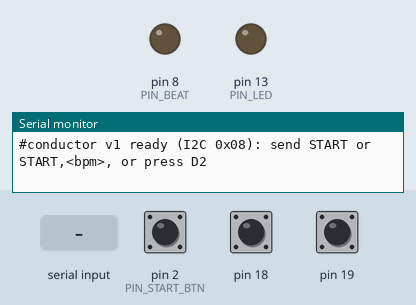
This sketch was run on a simulated Arduino Uno, built with avr-gcc and run on an emulated ATmega328P. On the bench: output pins drawn as LEDs (lit = HIGH), the last lines printed to the serial monitor. Dashed ring = blinking. The inputs (shaded band) are chosen by the test bench; at power-on: pin 2 (PIN_START_BTN) HIGH, pin 18 HIGH, pin 19 HIGH.

Above: at 1.2 s.
1.3 s: pin 2 (PIN_START_BTN) pulled LOW for 0.15 s
At 1.9 s:
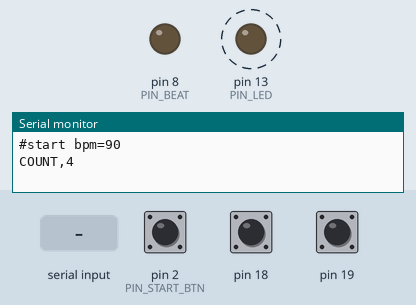
4.9 s: "STOP\n" received over Serial
At 4.9 s:
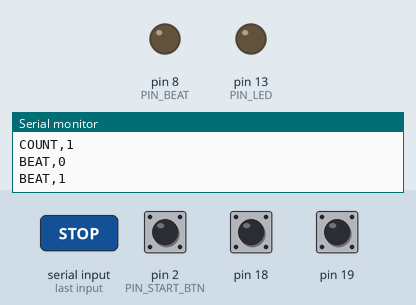
9.4 s: "START\n" received over Serial
At 12.7 s:
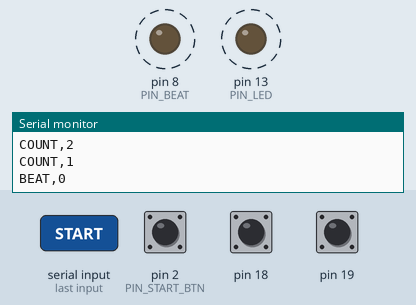
Timing chart, 0 to 20.9 s (numbered marks = the images above; inputs shaded):
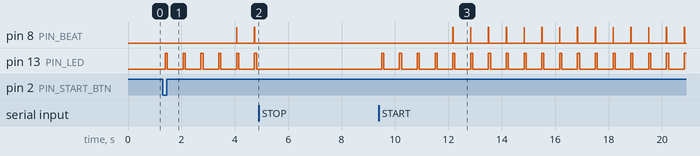

Measured:
- after the input at 1.3 s, pin 8 (PIN_BEAT): alternates HIGH for 0.01 s and LOW for 0.66 s, starting after 2.8 s; pin 13 (PIN_LED): alternates HIGH for 0.08 s and LOW for 0.59 s, starting after 0.10 s
- after the input at 4.9 s, pin 8 (PIN_BEAT), pin 13 (PIN_LED): stops changing and stays LOW
- after the input at 9.4 s, pin 8 (PIN_BEAT): alternates HIGH for 0.01 s and LOW for 0.66 s, starting after 2.8 s; pin 13 (PIN_LED): alternates HIGH for 0.08 s and LOW for 0.59 s, starting after 0.10 s

The sketch:

conductor.ino
```cpp
/*
 * conductor.ino — Uno 지휘자 v1 (센서 악기 합주)  — v0 + I2C로 세 보드 줄 받기 + 간단 채점
 *
 * v1에서 바뀐 것 (11/22, USB 허브 없이 Uno 하나만 노트북에 꽂는 구조)
 *   - Uno = I2C 슬레이브 0x08. 세 STM32가 I2C 마스터로 게임 줄(W,ON,MI,72,21,+12 등)을 보낸다
 *   - 받은 줄을 그대로 USB 시리얼로 넘긴다 → 게임은 Uno 포트 하나만 연다
 *   - 곡이 끝나면 악기별로 받은 줄을 세어 #EVAL 줄로 낸다 (Uno가 연주를 평가)
 *   - 배선: A4(SDA)·A5(SCL) ↔ 세 보드 D14(PB9)·D15(PB8), 4.7kΩ 풀업 두 개를 5V로, GND 공통
 *   - 박자 펄스(D8)·START·COUNT·BEAT·END는 v0 그대로
 *
 * 하는 일
 *   - 박자 펄스: D8에서 박마다 10ms HIGH. 관악기·하프·드럼 STM32가 EXTI(올라가는 순간)로 받는다.
 *   - 시리얼(115200bps, USB)로 PC 리듬게임에 BEAT,<박번호>를 보낸다.
 *
 * 흐름
 *   PC가 "START" 또는 "START,<bpm>" 한 줄을 보냄 (또는 D2 버튼, 또는 AUTO_START_MS)
 *     -> COUNT,4 COUNT,3 COUNT,2 COUNT,1   (카운트 4박: 시리얼만, 펄스 없음)
 *     -> BEAT,0 ... BEAT,63                (16마디 x 4박: 펄스 + 시리얼)
 *     -> END
 *   "STOP" 한 줄이면 바로 멈추고 END,STOP.
 *
 * 카운트에 펄스를 내지 않는 이유
 *   STM32 쪽은 "2초 넘게 쉬었다 오는 첫 펄스 = 0번 박"으로 박 번호를 센다(관악기 v2 기준).
 *   카운트에도 펄스를 내면 카운트 첫 박이 0번이 되어 박 번호가 4개씩 밀린다.
 *   같은 이유로 BEAT,0 직전에는 펄스가 QUIET_MS 이상 없도록 시작을 미룬다.
 *
 * 아직 안 하는 것 (연결 구조가 정해지면 추가)
 *   - I2C로 세 보드의 연주 기록 모으기, Uno에서 채점·점수 표시
 *   지금은 각 보드가 자기 USB 시리얼로 PC에 직접 보내는 구조(허브)에서 바로 쓸 수 있다.
 *
 * 배선
 *   D8 -> 각 STM32 박자 입력 핀 (관악기는 PB5).  Uno는 5V라서 STM32 쪽에 1kΩ+2kΩ 분압 권장.
 *   GND는 모든 보드 공통.
 *   D2 (선택) -- 버튼 -- GND   : 누르면 시작 (내부 풀업 사용)
 *
 * 시리얼 형식은 docs/serial-protocol.md. '#'으로 시작하는 줄은 사람이 읽는 메모(게임은 무시).
 */

#include <Wire.h>

/* ===== 바꿀 수 있는 값 ===== */
const uint8_t  I2C_ADDR       = 0x08;  // STM32 쪽 LINK_I2C_ADDR와 같게
const uint8_t  PIN_BEAT       = 8;     // 박자 펄스 출력
const uint8_t  PIN_LED        = 13;    // 보드 LED: 박마다 깜빡
const uint8_t  PIN_START_BTN  = 2;     // 시작 버튼 (GND로 누름)
const bool     USE_START_BTN  = true;

const uint16_t BPM_DEFAULT    = 90;    // 게임 기본 템포와 같게
const uint16_t BPM_MIN        = 60;
const uint16_t BPM_MAX        = 140;
const uint8_t  COUNT_IN       = 4;     // 카운트 박 수
const uint8_t  SONG_BEATS     = 64;    // 나비야 16마디 x 4박
const uint16_t PULSE_MS       = 10;    // 펄스 폭
const uint16_t LED_MS         = 80;    // LED 켜진 시간 (눈에 보이게)
const uint16_t QUIET_MS       = 2200;  // BEAT,0 직전에 펄스가 없어야 하는 시간 (STM32 기준 2초 + 여유)
const uint32_t AUTO_START_MS  = 0;     // 0이 아니면 리셋 후 이 시간 뒤 자동 시작 (게임 없이 시험할 때, 예: 3000)

/* ===== 상태 ===== */
enum State { IDLE, COUNTING, PLAYING };
State    state = IDLE;
uint16_t bpm = BPM_DEFAULT;
uint32_t periodUs;          // 한 박 길이
uint32_t t0Us;              // 카운트 첫 박 시각. k번째 박 = t0Us + k * periodUs (오차가 쌓이지 않게)
uint8_t  stepIdx;           // 0..COUNT_IN-1 = 카운트, 그 뒤 = 곡 박

bool     pulseHigh = false;
uint32_t pulseOnUs;
bool     ledOn = false;
uint32_t ledOnMs;
bool     everPulsed = false;
uint32_t lastPulseMs;

char     lineBuf[24];
uint32_t endedMs = 0;
bool     evalPending = false;
uint8_t  lineLen = 0;
bool     autoStarted = false;
bool     btnPrev = true;
uint32_t btnChangeMs = 0;

/* ===== I2C로 받은 줄 (수신 인터럽트 → 고리 버퍼 → loop에서 USB로) ===== */
const uint8_t  RX_LINES = 12;
const uint8_t  RX_LEN   = 32;          // Wire 버퍼와 같은 크기
volatile char    rxBuf[RX_LINES][RX_LEN + 1];
volatile uint8_t rxLen[RX_LINES];
volatile uint8_t rxHead = 0, rxTail = 0;   // head = 넣을 칸, tail = 꺼낼 칸
volatile uint16_t rxDrop = 0;
volatile uint16_t rxCount = 0, rxW = 0, rxH = 0, rxD = 0;   // 진단: 받은 줄 수(악기별은 #S·연주 줄의 첫 글자로)

// 진단: SDA(A4=PC4)·SCL(A5=PC5) 선이 바뀐 횟수. 누가 I2C로 보내려고 시도라도 하는지 본다.
// 핀 변화 인터럽트(PCINT12·13). 연주 중에는 꺼서 박자 타이밍에 영향 없게.
volatile uint16_t sclEdges = 0, sdaEdges = 0;
volatile uint8_t  pcLast = 0;
ISR(PCINT1_vect)
{
  uint8_t p = PINC, ch = p ^ pcLast;
  pcLast = p;
  if (ch & _BV(5)) sclEdges++;
  if (ch & _BV(4)) sdaEdges++;
}
const bool EDGE_DIAG = false;   // true: 선 변화 횟수 진단(sclEdge/sdaEdge). 엣지마다 인터럽트가 걸려 Uno가 바빠지므로 평소엔 끔
void edgeWatch(bool on)
{
  if (on && EDGE_DIAG) { pcLast = PINC; PCMSK1 |= _BV(PCINT12) | _BV(PCINT13); PCICR |= _BV(PCIE1); }
  else    { PCMSK1 &= ~(_BV(PCINT12) | _BV(PCINT13)); }
}

void onI2cReceive(int n)               // TWI 인터럽트 안: 복사만 하고 바로 끝
{
  uint8_t next = (rxHead + 1) % RX_LINES;
  if (next == rxTail) { rxDrop++; while (Wire.available()) Wire.read(); return; }
  uint8_t k = 0;
  while (Wire.available()) {
    char c = (char)Wire.read();
    if (k < RX_LEN && c != '\r' && c != '\n') rxBuf[rxHead][k++] = c;
  }
  if (k == 0) return;
  rxBuf[rxHead][k] = '\0';
  rxLen[rxHead] = k;
  rxCount++;
  char c0 = rxBuf[rxHead][0] == '#' && k > 3 ? rxBuf[rxHead][3] : rxBuf[rxHead][0];   // "#S,W,..." → W
  if (c0 == 'W') rxW++; else if (c0 == 'H') rxH++; else if (c0 == 'D') rxD++;
  rxHead = next;
  (void)n;
}

/* ===== Uno 채점: 악기별로 박마다 첫 ON 줄만 세서 P/G/B, 안 온 박은 M (채보 노트 수 기준 근사) ===== */
const uint8_t  N_INST = 3;
const char     INST_CH[N_INST]    = {'W', 'H', 'D'};
const uint8_t  CHART_NOTES[N_INST] = {54, 32, 63};          // 나비야 채보 (게임과 같음)
const int16_t  WIN_P[N_INST] = {100, 50, 50}, WIN_G[N_INST] = {200, 120, 120}, WIN_B[N_INST] = {400, 250, 250};
uint16_t evalP[N_INST], evalG[N_INST], evalB[N_INST], evalX[N_INST];
uint32_t seenLo[N_INST], seenHi[N_INST];                    // 0~63번 박 중 이미 센 박
char     modeLabel[8] = "?";

void evalReset()
{
  for (uint8_t i = 0; i < N_INST; i++) { evalP[i] = evalG[i] = evalB[i] = evalX[i] = 0; seenLo[i] = seenHi[i] = 0; }
}

void evalLine(const char *s, uint8_t len)
{
  if (len >= 8 && !strncmp(s, "MODE,DMA_", 9)) { strncpy(modeLabel, s + 9, sizeof(modeLabel) - 1); modeLabel[sizeof(modeLabel) - 1] = 0; return; }
  int8_t inst = -1;
  for (uint8_t i = 0; i < N_INST; i++) if (s[0] == INST_CH[i]) inst = i;
  if (inst < 0 || len < 12 || strncmp(s + 1, ",ON,", 4) != 0) return;
  // 악기,ON,음,세기,박,오차[,등급] → 쉼표 위치로 박과 오차 꺼내기
  const char *f[7]; uint8_t nf = 0; f[nf++] = s;
  for (uint8_t i = 0; i < len && nf < 7; i++) if (s[i] == ',') f[nf++] = s + i + 1;
  if (nf < 6) return;
  int beat = atoi(f[4]);
  int off  = atoi(f[5][0] == '+' ? f[5] + 1 : f[5]);
  if (beat < 0 || beat > 63) return;
  uint32_t bit = 1UL << (beat & 31);
  uint32_t *seen = beat < 32 ? &seenLo[inst] : &seenHi[inst];
  int a = off < 0 ? -off : off;
  if ((*seen & bit) || a > WIN_B[inst]) { evalX[inst]++; return; }   // 같은 박 두 번째·너무 멂 = 헛음
  *seen |= bit;
  if (a <= WIN_P[inst]) evalP[inst]++; else if (a <= WIN_G[inst]) evalG[inst]++; else evalB[inst]++;
}

void evalPrint()
{
  for (uint8_t i = 0; i < N_INST; i++) {
    uint16_t hit = evalP[i] + evalG[i] + evalB[i];
    uint16_t miss = CHART_NOTES[i] > hit ? CHART_NOTES[i] - hit : 0;
    Serial.print(F("#EVAL,")); Serial.print(INST_CH[i]); Serial.print(','); Serial.print(modeLabel);
    Serial.print(F(",P=")); Serial.print(evalP[i]); Serial.print(F(",G=")); Serial.print(evalG[i]);
    Serial.print(F(",B=")); Serial.print(evalB[i]); Serial.print(F(",M=")); Serial.print(miss);
    Serial.print(F(",X=")); Serial.println(evalX[i]);
  }
  if (rxDrop) { Serial.print(F("#EVAL,rxDrop=")); Serial.println(rxDrop); }
}

void forwardLines()                    // 박자 출력이 밀리지 않게, USB 송신 버퍼에 여유가 있을 때만 한 줄씩
{
  while (rxTail != rxHead) {
    uint8_t len = rxLen[rxTail];
    if (Serial.availableForWrite() < len + 1 + 16) return;   // BEAT 줄 자리 16바이트는 남겨 둠
    char line[RX_LEN + 1];
    noInterrupts();
    for (uint8_t i = 0; i <= len; i++) line[i] = rxBuf[rxTail][i];
    interrupts();
    rxTail = (rxTail + 1) % RX_LINES;
    Serial.write((const uint8_t *)line, len);
    Serial.write('\n');
    if (state != IDLE || evalPending || line[0] == 'M') evalLine(line, len);   // 연주 중·끝난 직후 줄만 채점 (MODE는 언제든)
  }
}

/* ===== 시작 / 멈춤 ===== */
void startSong(uint16_t newBpm)
{
  if (state != IDLE) {
    Serial.println(F("#busy: STOP first"));
    return;
  }
  if (newBpm < BPM_MIN) newBpm = BPM_MIN;
  if (newBpm > BPM_MAX) newBpm = BPM_MAX;
  bpm = newBpm;
  periodUs = 60000000UL / bpm;

  // BEAT,0 직전 QUIET_MS 동안 펄스가 없도록, 필요하면 카운트 시작을 미룬다
  uint32_t countMs = (uint32_t)COUNT_IN * (periodUs / 1000UL);
  uint32_t waitMs = 100;  // 첫 카운트는 0.1초 뒤
  if (everPulsed) {
    uint32_t since = millis() - lastPulseMs;
    if (since + waitMs + countMs < QUIET_MS) waitMs = QUIET_MS - since - countMs;
  }

  t0Us = micros() + waitMs * 1000UL;
  stepIdx = 0;
  state = COUNTING;
  evalReset();
  edgeWatch(false);
  Serial.print(F("#start bpm="));
  Serial.println(bpm);
}

void stopSong(bool byUser)
{
  state = IDLE;
  digitalWrite(PIN_BEAT, LOW);
  pulseHigh = false;
  Serial.println(byUser ? F("END,STOP") : F("END"));
  endedMs = millis();
  evalPending = true;
  edgeWatch(true);                  // 마지막 박 뒤 늦게 오는 줄(최대 반 박 + 전송)을 기다렸다가 출력
}

/* ===== 박 하나 처리 ===== */
void onStep()
{
  if (stepIdx < COUNT_IN) {
    // 카운트: 시리얼만
    Serial.print(F("COUNT,"));
    Serial.println(COUNT_IN - stepIdx);
  } else {
    // 곡 박: 펄스 먼저, 그다음 시리얼 (펄스 시각이 기준)
    uint8_t beat = stepIdx - COUNT_IN;
    digitalWrite(PIN_BEAT, HIGH);
    pulseHigh = true;
    pulseOnUs = micros();
    everPulsed = true;
    lastPulseMs = millis();
    Serial.print(F("BEAT,"));
    Serial.println(beat);
  }
  digitalWrite(PIN_LED, HIGH);
  ledOn = true;
  ledOnMs = millis();

  stepIdx++;
  if (stepIdx == COUNT_IN) state = PLAYING;
}

/* ===== PC에서 온 한 줄 ===== */
void handleLine(char *s)
{
  for (char *p = s; *p; p++) if (*p >= 'a' && *p <= 'z') *p -= 32;  // 대문자로

  if (strcmp(s, "START") == 0) {
    startSong(bpm);
  } else if (strncmp(s, "START,", 6) == 0) {
    int v = atoi(s + 6);
    startSong(v > 0 ? (uint16_t)v : bpm);
  } else if (strcmp(s, "STOP") == 0) {
    if (state != IDLE) stopSong(true);
  } else if (s[0] != '\0') {
    Serial.print(F("#unknown: "));
    Serial.println(s);
  }
}

void readSerial()
{
  while (Serial.available()) {
    char c = (char)Serial.read();
    if (c == '\n' || c == '\r') {
      lineBuf[lineLen] = '\0';
      handleLine(lineBuf);
      lineLen = 0;
    } else if (lineLen < sizeof(lineBuf) - 1) {
      lineBuf[lineLen++] = c;
    }
  }
}

void readButton()
{
  if (!USE_START_BTN) return;
  bool now = digitalRead(PIN_START_BTN);  // 풀업: 안 누르면 HIGH
  if (now != btnPrev && millis() - btnChangeMs > 50) {
    btnChangeMs = millis();
    btnPrev = now;
    if (now == LOW && state == IDLE) startSong(bpm);
  }
}

void setup()
{
  pinMode(PIN_BEAT, OUTPUT);
  digitalWrite(PIN_BEAT, LOW);
  pinMode(PIN_LED, OUTPUT);
  if (USE_START_BTN) pinMode(PIN_START_BTN, INPUT_PULLUP);
  Serial.begin(115200);
  Wire.begin(I2C_ADDR);                // 슬레이브. 내부 풀업도 켜지지만 외부 4.7kΩ(5V)을 꼭 다는 것을 권장
  Wire.onReceive(onI2cReceive);
  edgeWatch(true);
  Serial.println(F("#conductor v1 ready (I2C 0x08): send START or START,<bpm>, or press D2"));
}

void loop()
{
  readSerial();
  readButton();

  if (AUTO_START_MS > 0 && !autoStarted && millis() >= AUTO_START_MS) {
    autoStarted = true;
    startSong(bpm);
  }

  if (state != IDLE) {
    uint32_t due = t0Us + (uint32_t)stepIdx * periodUs;
    if ((int32_t)(micros() - due) >= 0) {
      if (stepIdx >= COUNT_IN + SONG_BEATS) stopSong(false);  // 마지막 박 뒤 한 박 쉬고 END
      else onStep();
    }
  }

  if (pulseHigh && micros() - pulseOnUs >= PULSE_MS * 1000UL) {
    digitalWrite(PIN_BEAT, LOW);
    pulseHigh = false;
  }
  if (ledOn && millis() - ledOnMs >= LED_MS) {
    digitalWrite(PIN_LED, LOW);
    ledOn = false;
  }

  forwardLines();                      // I2C로 받은 줄 → USB

  // 진단: 쉬는 동안 2초마다 Uno 쪽 I2C 상태. sda/scl은 선 전압(1 = HIGH 정상, 0 = LOW로 붙음)
  static uint32_t diagMs = 0;
  if (state == IDLE && !evalPending && millis() - diagMs >= 2000 && Serial.availableForWrite() > 50) {
    diagMs = millis();
    Serial.print(F("#UNO,rx=")); Serial.print(rxCount);
    Serial.print(F(",W=")); Serial.print(rxW); Serial.print(F(",H=")); Serial.print(rxH);
    Serial.print(F(",D=")); Serial.print(rxD); Serial.print(F(",drop=")); Serial.print(rxDrop);
    noInterrupts();
    uint16_t se = sclEdges, de = sdaEdges; sclEdges = 0; sdaEdges = 0;
    interrupts();
    Serial.print(F(",sda=")); Serial.print((PINC >> 4) & 1);
    Serial.print(F(",scl=")); Serial.print((PINC >> 5) & 1);
    Serial.print(F(",sclEdge=")); Serial.print(se);          // 2초 동안 SCL이 바뀐 횟수 (65535에서 멈춤 없이 넘칠 수 있음)
    Serial.print(F(",sdaEdge=")); Serial.println(de);
  }
  if (evalPending && millis() - endedMs >= 1500) {   // END 뒤 1.5초 기다렸다가 채점 출력
    evalPending = false;
    forwardLines();
    evalPrint();
  }
}
```
